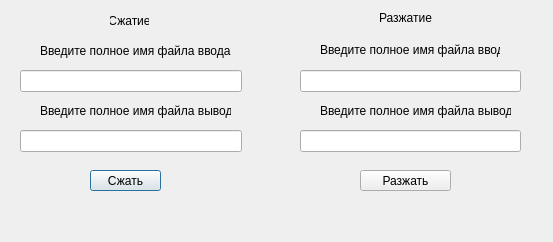
<?xml version="1.0" encoding="UTF-8"?>
<ui version="4.0">
 <class>huffman</class>
 <widget class="QDialog" name="huffman">
  <property name="geometry">
   <rect>
    <x>0</x>
    <y>0</y>
    <width>553</width>
    <height>242</height>
   </rect>
  </property>
  <property name="windowTitle">
   <string>Dialog</string>
  </property>
  <widget class="QPushButton" name="CompressButton">
   <property name="geometry">
    <rect>
     <x>90</x>
     <y>170</y>
     <width>71</width>
     <height>21</height>
    </rect>
   </property>
   <property name="text">
    <string>Сжать</string>
   </property>
  </widget>
  <widget class="QLineEdit" name="OutComEdit">
   <property name="geometry">
    <rect>
     <x>20</x>
     <y>130</y>
     <width>222</width>
     <height>22</height>
    </rect>
   </property>
  </widget>
  <widget class="QLabel" name="OutputComLabel">
   <property name="geometry">
    <rect>
     <x>40</x>
     <y>100</y>
     <width>191</width>
     <height>21</height>
    </rect>
   </property>
   <property name="text">
    <string>Введите полное имя файла вывода</string>
   </property>
  </widget>
  <widget class="QLineEdit" name="InComEdit">
   <property name="geometry">
    <rect>
     <x>20</x>
     <y>70</y>
     <width>222</width>
     <height>22</height>
    </rect>
   </property>
  </widget>
  <widget class="QLabel" name="InputComLabel">
   <property name="geometry">
    <rect>
     <x>40</x>
     <y>40</y>
     <width>191</width>
     <height>21</height>
    </rect>
   </property>
   <property name="text">
    <string>Введите полное имя файла ввода</string>
   </property>
  </widget>
  <widget class="QLabel" name="CompressLabel">
   <property name="geometry">
    <rect>
     <x>110</x>
     <y>10</y>
     <width>39</width>
     <height>21</height>
    </rect>
   </property>
   <property name="text">
    <string>Сжатие</string>
   </property>
   <property name="alignment">
    <set>Qt::AlignCenter</set>
   </property>
  </widget>
  <widget class="QPushButton" name="DecompressButton">
   <property name="geometry">
    <rect>
     <x>360</x>
     <y>170</y>
     <width>91</width>
     <height>21</height>
    </rect>
   </property>
   <property name="text">
    <string>Разжать</string>
   </property>
  </widget>
  <widget class="QLineEdit" name="OutDecomEdit">
   <property name="geometry">
    <rect>
     <x>300</x>
     <y>130</y>
     <width>221</width>
     <height>22</height>
    </rect>
   </property>
  </widget>
  <widget class="QLabel" name="OutDecomLabel">
   <property name="geometry">
    <rect>
     <x>320</x>
     <y>100</y>
     <width>191</width>
     <height>21</height>
    </rect>
   </property>
   <property name="text">
    <string>Введите полное имя файла вывода</string>
   </property>
  </widget>
  <widget class="QLineEdit" name="InDecomEdit">
   <property name="geometry">
    <rect>
     <x>300</x>
     <y>70</y>
     <width>221</width>
     <height>22</height>
    </rect>
   </property>
  </widget>
  <widget class="QLabel" name="InputDecomLabel">
   <property name="geometry">
    <rect>
     <x>320</x>
     <y>40</y>
     <width>180</width>
     <height>20</height>
    </rect>
   </property>
   <property name="text">
    <string>Введите полное имя файла ввода</string>
   </property>
  </widget>
  <widget class="QLabel" name="DecompressLabel">
   <property name="geometry">
    <rect>
     <x>370</x>
     <y>10</y>
     <width>71</width>
     <height>16</height>
    </rect>
   </property>
   <property name="text">
    <string>Разжатие</string>
   </property>
   <property name="alignment">
    <set>Qt::AlignCenter</set>
   </property>
  </widget>
 </widget>
 <resources/>
 <connections/>
</ui>
